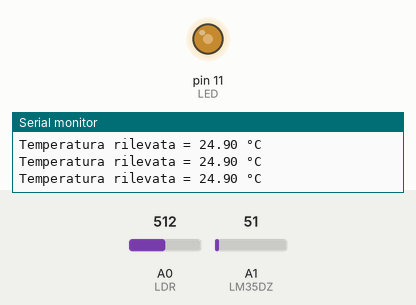
Recording of a sketch running on a simulated Arduino Uno, built with avr-gcc and run on an emulated ATmega328P. Shown: output pins drawn as LEDs (lit = HIGH), the last lines printed to the serial monitor. The inputs (shaded band) are chosen by the test bench; at power-on: A0 (LDR) = 512, A1 (LM35DZ) = 51.

Above: at 1.2 s.
1.3 s: A0 (LDR) set to 306
At 1.8 s:
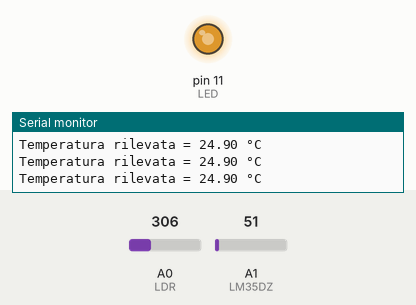
2.8 s: A0 (LDR) set to 122
At 3.6 s:
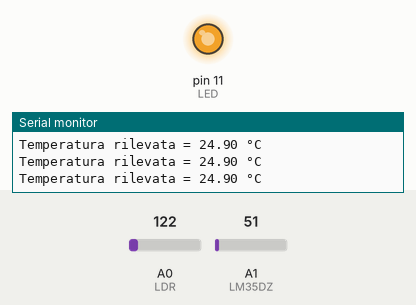
4.3 s: A0 (LDR) set to 900
At 5.5 s:
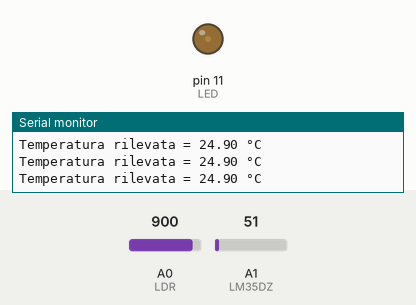
5.8 s: A1 (LM35DZ) set to 22
8.8 s: A1 (LM35DZ) set to 18
11.8 s: A0 (LDR) set to 1023
At 12.7 s:
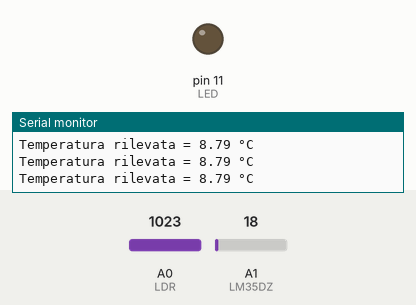
Timing chart, 0 to 14.3 s (numbered marks = the images above; inputs shaded):
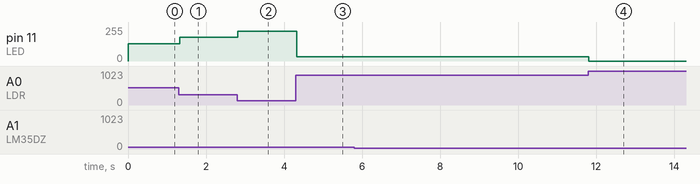

Measured:
- after the input at 1.3 s, pin 11 (LED): 128/255 → 179/255 at once
- after the input at 2.8 s, pin 11 (LED): 179/255 → 225/255 at once
- after the input at 4.3 s, pin 11 (LED): 225/255 → 31/255 at once
- after the input at 11.8 s, pin 11 (LED): 31/255 → 0/255 at once

The sketch:

LDR_LM35DZ.ino
```cpp
// (licence header left out)
#define LDR A0 // Pin Fotoresistenza
#define LED 11 // Pin LED
#define LM35DZ A1 // Pin Sensore Temperatura

void setup()
{
    Serial.begin(9600); // inizializzo la comunicazione seriale
    pinMode(LED, OUTPUT); // inizializzo il pin LED in modalità OUTPUT
}

void loop()
{
    int LDR_RAW = analogRead(LDR); // Leggo il valore grezzo rilevato sul pin collegato alla LDR
    int LDRValue = map(LDR_RAW, 0, 1023, 255, 0);
    analogWrite(LED, LDRValue);  // Con analogWrite piloto un segnale PWM grande quanto il valore di LDRValue
    // Serial.println(LDRValue); // Scrivo sul monitor seriale il valore di LDRValue

    int ValoreSensoreTemp = analogRead(LM35DZ); // Leggo il valore della sonda
    float GradiCelsius = (5.0 * ValoreSensoreTemp * 100)/1024.0; // Trasformo il valore rilevato in gradi celsius

    Serial.print("Temperatura rilevata = "); // Stampo sul monitor seriale il valore espresso in gradi celsius
    Serial.print(GradiCelsius);
    Serial.println(" °C");
    delay(10);
}
```
